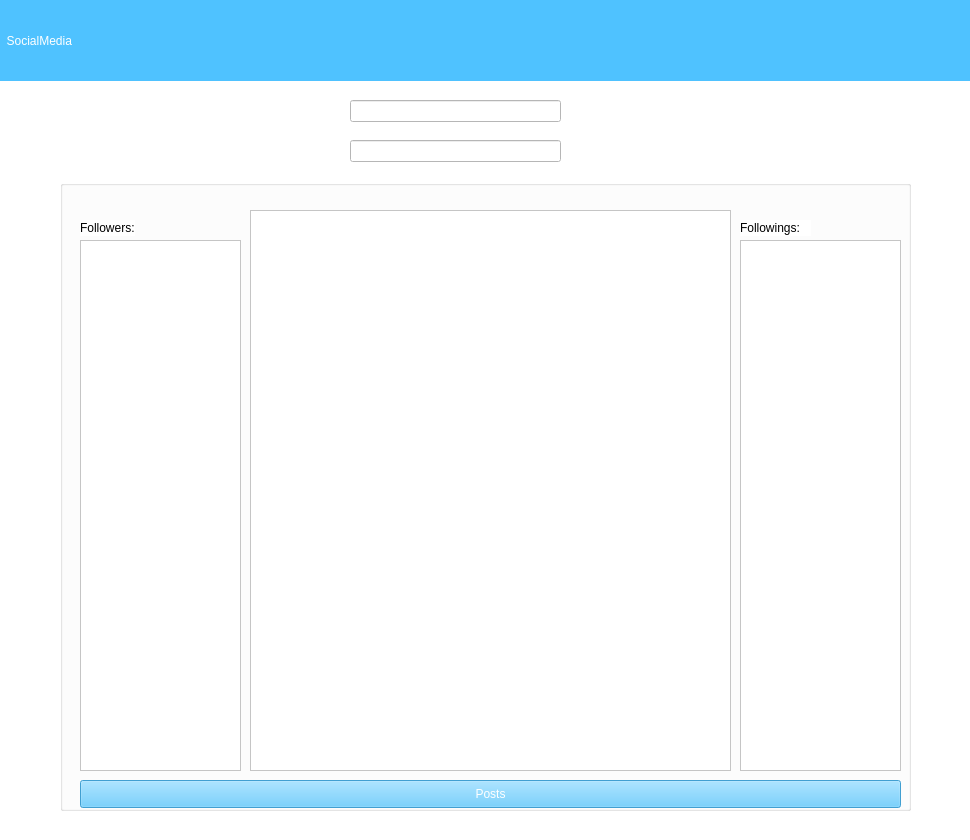
<?xml version="1.0" encoding="UTF-8"?>
<ui version="4.0">
 <class>followerpage</class>
 <widget class="QMainWindow" name="followerpage">
  <property name="geometry">
   <rect>
    <x>0</x>
    <y>0</y>
    <width>970</width>
    <height>840</height>
   </rect>
  </property>
  <property name="windowTitle">
   <string>MainWindow</string>
  </property>
  <property name="styleSheet">
   <string notr="true">background-color: rgb(255, 255, 255);</string>
  </property>
  <widget class="QWidget" name="centralwidget">
   <widget class="QPushButton" name="pushButton_2">
    <property name="geometry">
     <rect>
      <x>890</x>
      <y>30</y>
      <width>93</width>
      <height>28</height>
     </rect>
    </property>
    <property name="styleSheet">
     <string notr="true">background-color: rgb(227, 45, 45);
font: 9pt &quot;Impact&quot;;
color: rgb(255, 255, 255);</string>
    </property>
    <property name="text">
     <string>Edit Profile</string>
    </property>
   </widget>
   <widget class="QLabel" name="label">
    <property name="geometry">
     <rect>
      <x>0</x>
      <y>0</y>
      <width>1001</width>
      <height>81</height>
     </rect>
    </property>
    <property name="styleSheet">
     <string notr="true">background-color: rgb(79, 194, 255);
color: rgb(255, 255, 255);
font: 16pt &quot;Impact&quot;;</string>
    </property>
    <property name="text">
     <string>  SocialMedia</string>
    </property>
   </widget>
   <widget class="QGroupBox" name="groupBox">
    <property name="geometry">
     <rect>
      <x>60</x>
      <y>180</y>
      <width>851</width>
      <height>631</height>
     </rect>
    </property>
    <property name="styleSheet">
     <string notr="true">font: 8pt &quot;MoeumT R&quot;;
</string>
    </property>
    <property name="title">
     <string/>
    </property>
    <widget class="QListWidget" name="list_followers">
     <property name="geometry">
      <rect>
       <x>20</x>
       <y>60</y>
       <width>161</width>
       <height>531</height>
      </rect>
     </property>
     <property name="styleSheet">
      <string notr="true"/>
     </property>
    </widget>
    <widget class="QPushButton" name="pushButton_5">
     <property name="enabled">
      <bool>false</bool>
     </property>
     <property name="geometry">
      <rect>
       <x>20</x>
       <y>600</y>
       <width>821</width>
       <height>28</height>
      </rect>
     </property>
     <property name="styleSheet">
      <string notr="true">background-color: rgb(79, 194, 255);
color: rgb(255, 255, 255);
font: 9pt &quot;Impact&quot;;
</string>
     </property>
     <property name="text">
      <string>Posts</string>
     </property>
    </widget>
    <widget class="QListWidget" name="list_following">
     <property name="geometry">
      <rect>
       <x>680</x>
       <y>60</y>
       <width>161</width>
       <height>531</height>
      </rect>
     </property>
     <property name="styleSheet">
      <string notr="true"/>
     </property>
    </widget>
    <widget class="QTextEdit" name="history">
     <property name="geometry">
      <rect>
       <x>190</x>
       <y>30</y>
       <width>481</width>
       <height>561</height>
      </rect>
     </property>
     <property name="readOnly">
      <bool>true</bool>
     </property>
    </widget>
    <widget class="QLabel" name="label_2">
     <property name="geometry">
      <rect>
       <x>20</x>
       <y>40</y>
       <width>55</width>
       <height>16</height>
      </rect>
     </property>
     <property name="text">
      <string>Followers:</string>
     </property>
    </widget>
    <widget class="QLabel" name="label_3">
     <property name="geometry">
      <rect>
       <x>680</x>
       <y>40</y>
       <width>71</width>
       <height>16</height>
      </rect>
     </property>
     <property name="text">
      <string>Followings:</string>
     </property>
    </widget>
   </widget>
   <widget class="QLineEdit" name="userline">
    <property name="geometry">
     <rect>
      <x>350</x>
      <y>100</y>
      <width>211</width>
      <height>22</height>
     </rect>
    </property>
    <property name="styleSheet">
     <string notr="true">font: 11pt &quot;Impact&quot;;</string>
    </property>
    <property name="readOnly">
     <bool>true</bool>
    </property>
   </widget>
   <widget class="QLineEdit" name="emailline">
    <property name="geometry">
     <rect>
      <x>350</x>
      <y>140</y>
      <width>211</width>
      <height>22</height>
     </rect>
    </property>
    <property name="styleSheet">
     <string notr="true">font: 11pt &quot;Impact&quot;;</string>
    </property>
    <property name="readOnly">
     <bool>true</bool>
    </property>
   </widget>
  </widget>
  <widget class="QStatusBar" name="statusbar"/>
 </widget>
 <resources/>
 <connections/>
</ui>
